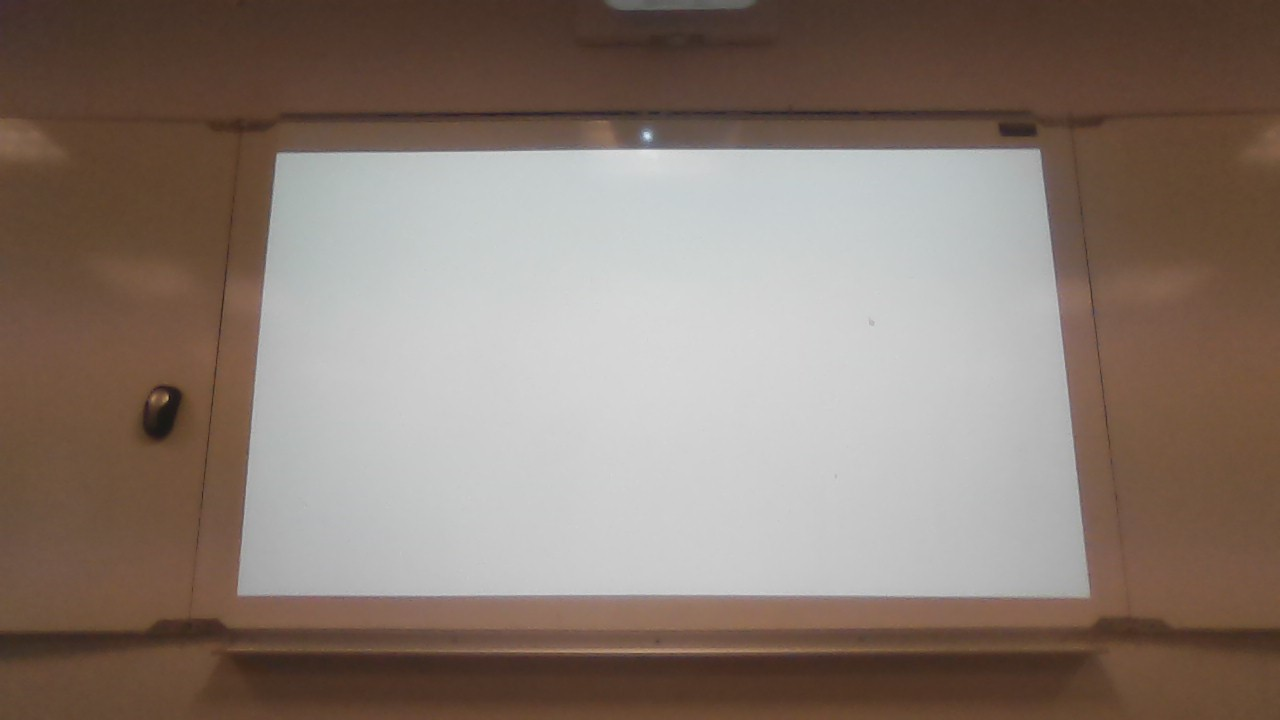
#> input picture calibration/table.jpg, 1280 x 720 px, given in place of the camera
$ python boardDetection.py
#> lines starting #> are read from the running program, lines starting #| are printed output that depends on the picture; after the words box and inside, x2 and y2 are one past the last pixel; in counts of white or black regions, pixels touching at a corner belong together
import cv2

webcam = cv2.VideoCapture(0)

while 1 :
    _, img = webcam.read()
#> img is the input picture: shape (720, 1280, 3); mean B, G, R 112.4, 122.1, 137.4

    gray = cv2.cvtColor(img, cv2.COLOR_BGR2GRAY)
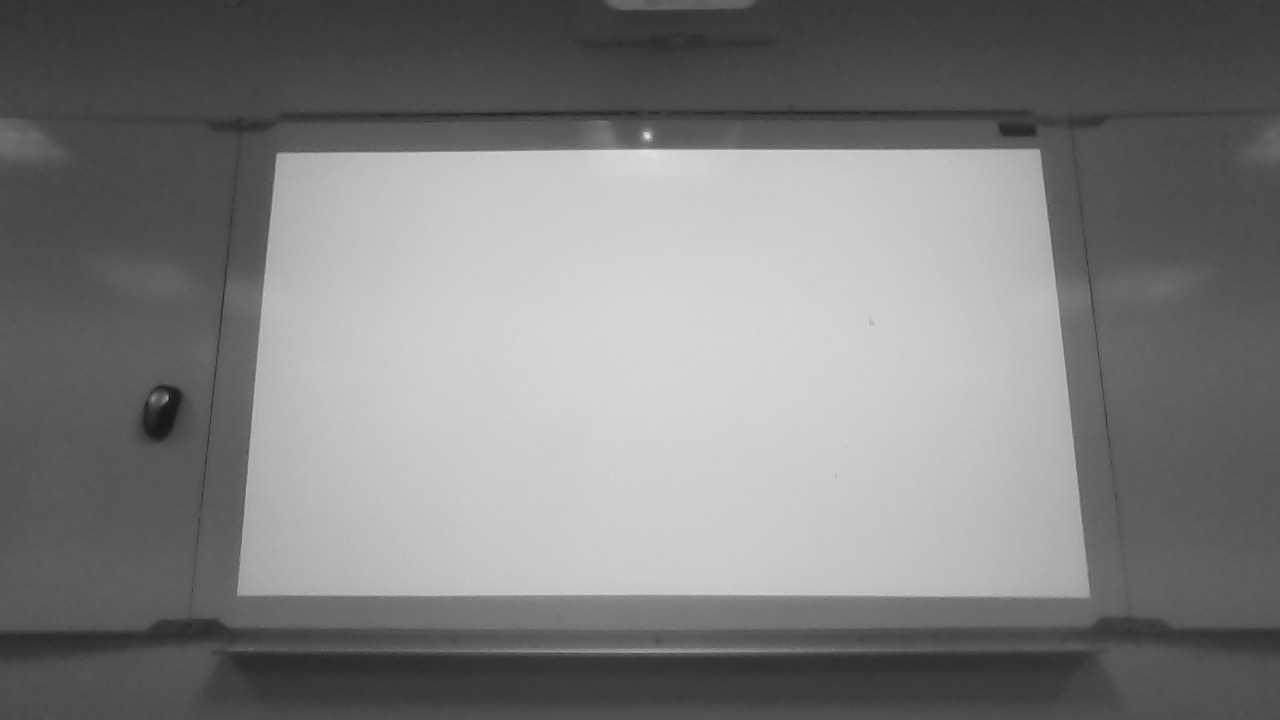
#> gray: shape (720, 1280); min 21, max 226, mean 125.6


    _, threshold = cv2.threshold(gray, 127, 255, cv2.THRESH_BINARY)
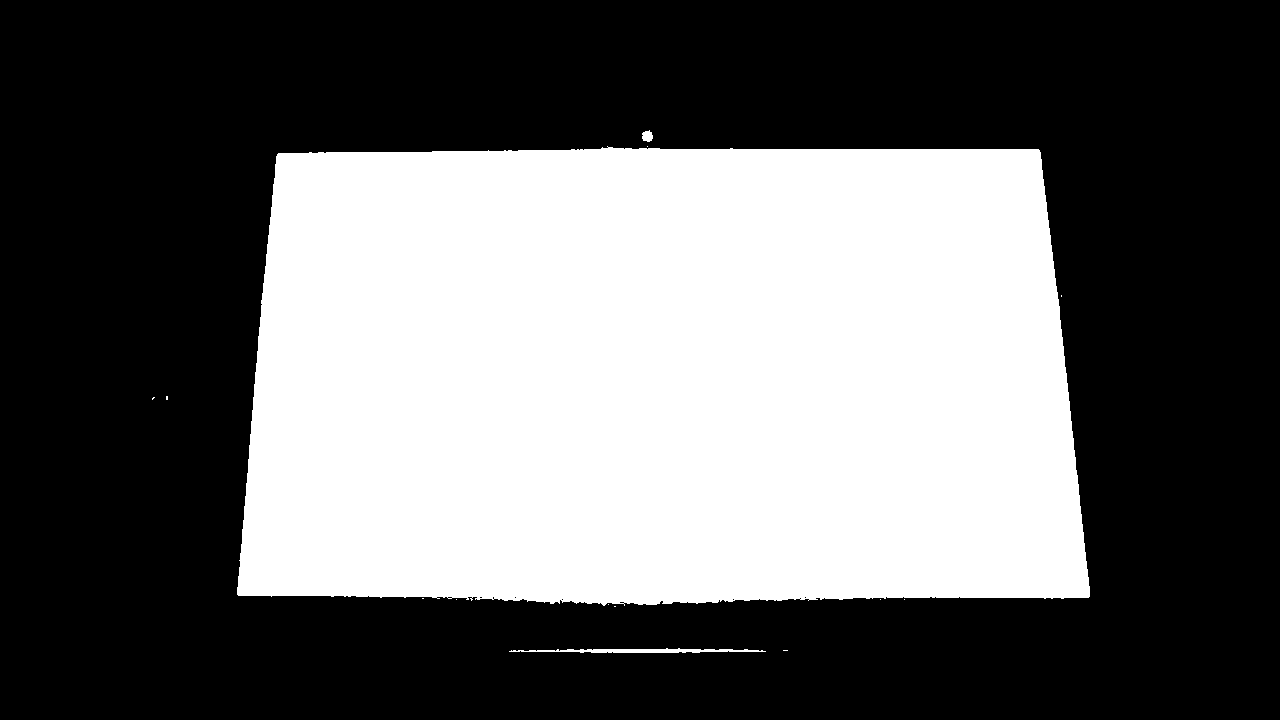
#> threshold: shape (720, 1280); 39.6% white; 14 white regions (11 under 20 px)

    contours, _ = cv2.findContours(
        threshold, cv2.RETR_TREE, cv2.CHAIN_APPROX_SIMPLE)
#> contours = 23 contours, 20 with area under 20; largest, box (x1, y1, x2, y2) and area: (237, 146, 1090, 606) 362748, (509, 648, 766, 653) 498, (642, 130, 653, 142) 82

    i = 0

    for contour in contours:

        if i == 0:
            i = 1
            continue

        taille = cv2.arcLength(contour, True)


        approx = cv2.approxPolyDP(contour, 0.01 * taille, True)

        M = cv2.moments(contour)

        if taille > 1 :
            if M['m00'] != 0.0:
                x = int(M['m10'] / M['m00'])
                y = int(M['m01'] / M['m00'])

            elif len(approx) == 4:
                cv2.drawContours(img, [contour], 0, (0, 0, 255), 5)
                cv2.putText(img, 'Rectangle', (x, y),
                            cv2.FONT_HERSHEY_SIMPLEX, 0.6, (255, 255, 255), 2)
#> this loop made 23 passes
#> (contour, taille, approx, x, y) on pass 9: ([[153, 397], [152, 398], [152, 399], [154, 397]], 6.24, [[154, 397], [153, 397], [152, 398], [152, 399]], 152, 397)
#> (taille, approx, x, y) on passes 2, 10, 13, 15, 16, 17: (534.1, [[765, 651], [509, 651]], 644, 650), (8, [[166, 396], [166, 399], [167, 399], [167, 396]], 166, 397), (2673.7, [[277, 154], [238, 595], [1089, 596], [1038, 149]], 661, 378), (5.66, [[732, 599], [733, 598], [734, 599], [733, 600]], 733, 599), (5.66, [[561, 599], [562, 598], [563, 599], [562, 600]], 562, 599), (5.66, [[799, 598], [800, 597], [801, 598], [800, 599]], 800, 598)
#> after the loop, i = 1


    cv2.imshow('Flux Camera', img)

    if cv2.waitKey(10) & 0xFF == ord('q'):
#> (key q is pressed here)
        break

cv2.destroyAllWindows()
